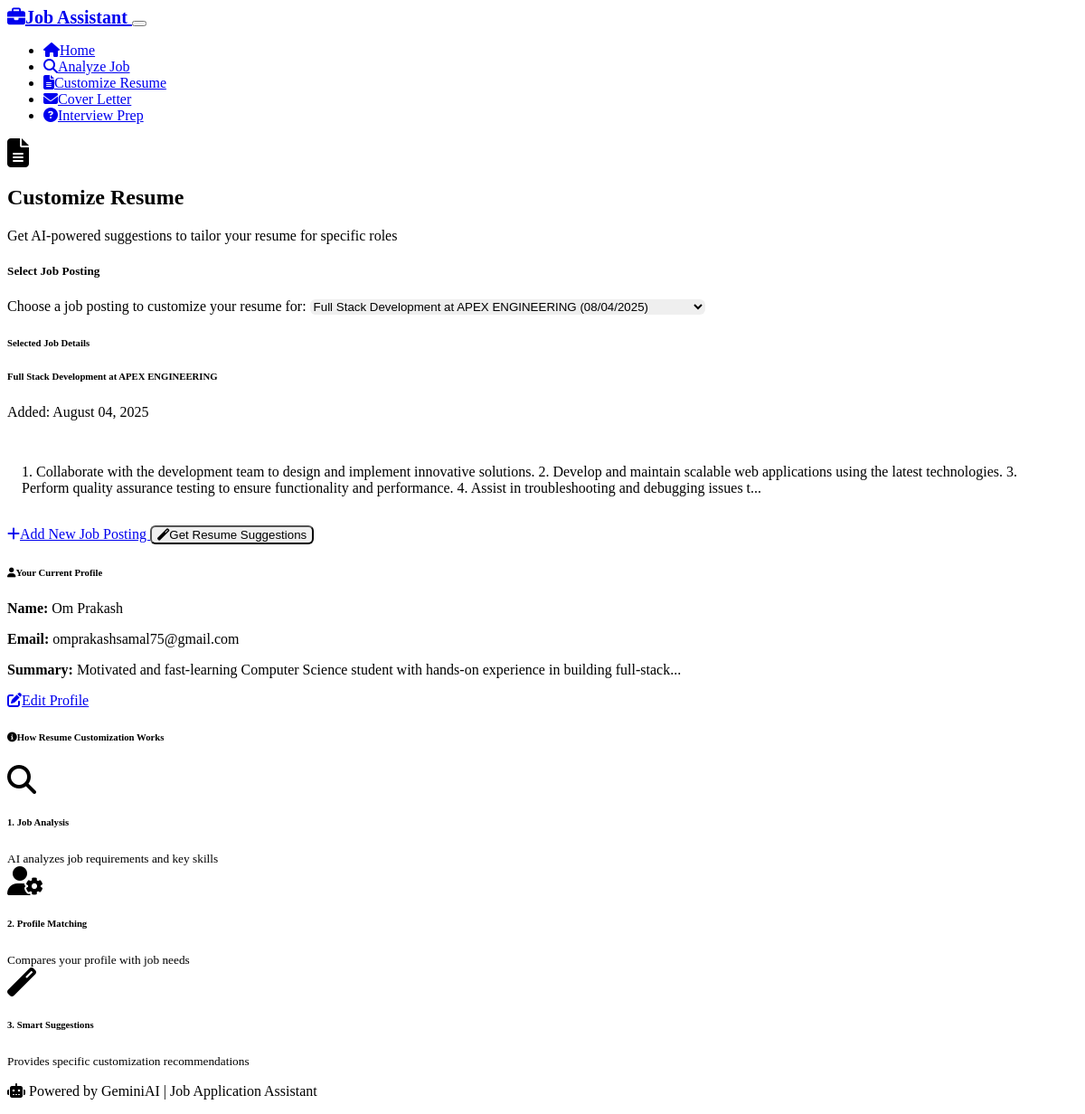
Page /customize_resume?job_id=1 on the committed database.
### models.py (models this page shows, shortened)
class JobPosting(db.Model):
    __tablename__ = 'job_posting'
    id = db.Column(db.Integer, primary_key=True)
    title = db.Column(db.String(200), nullable=False)
    company = db.Column(db.String(100), nullable=False)
    description = db.Column(db.Text, nullable=False)
    requirements = db.Column(db.Text)
    created_at = db.Column(db.DateTime, default=datetime.utcnow)

class UserProfile(db.Model):
    __tablename__ = 'user_profile'
    id = db.Column(db.Integer, primary_key=True)
    name = db.Column(db.String(100), nullable=False)
    email = db.Column(db.String(120), nullable=False)
    phone = db.Column(db.String(20))
    summary = db.Column(db.Text)
    experience = db.Column(db.Text)
    education = db.Column(db.Text)
    skills = db.Column(db.Text)
    created_at = db.Column(db.DateTime, default=datetime.utcnow)
    updated_at = db.Column(db.DateTime, default=datetime.utcnow, onupdate=datetime.utcnow)

### routes.py (the view)
@app.route('/customize_resume')
def customize_resume():
    job_id = request.args.get('job_id')
    job_posting = None
    if job_id:
        job_posting = JobPosting.query.get(job_id)
    jobs = JobPosting.query.order_by(JobPosting.created_at.desc()).limit(10).all()
    profile = UserProfile.query.first()
    return render_template('customize_resume.html',
                         jobs=jobs,
                         selected_job=job_posting,
                         profile=profile)

### templates/customize_resume.html (shortened to what this page needs)
{% extends "base.html" %}
{% block content %}
<div class="container mt-4">
    <div class="row">
        <div class="col-12">
            <div class="d-flex align-items-center mb-4">
                <i class="fas fa-file-alt fa-2x text-success me-3"></i>
                <div>
                    <h2 class="mb-0">Customize Resume</h2>
                    <p class="text-muted mb-0">Get AI-powered suggestions to tailor your resume for specific roles</p>
                </div>
            </div>
        </div>
    </div>
    <div class="row">
        <div class="col-lg-8 mx-auto">
            <div class="card">
                <div class="card-header">
                    <h5 class="card-title mb-0">
                        Select Job Posting
                    </h5>
                </div>
                <div class="card-body">
                    {% if jobs %}
                    <form method="POST" action="{{ url_for('process_resume_customization') }}">
                        <div class="mb-4">
                            <label for="job_id" class="form-label">Choose a job posting to customize your resume for:</label>
                            <select class="form-select" id="job_id" name="job_id" required>
                                {% for job in jobs %}
                                <option value="{{ job.id }}"
                                        {% if selected_job and selected_job.id == job.id %}selected{% endif %}>
                                    {{ job.title }} at {{ job.company }}
                                </option>
                                {% endfor %}
                            </select>
                        </div>
                        {% if selected_job %}
                        <div class="card mb-4">
                            <div class="card-header">
                                <h6 class="mb-0">Selected Job Details</h6>
                            </div>
                            <div class="card-body">
                                <h6><strong>{{ selected_job.title }}</strong> at {{ selected_job.company }}</h6>
                                <p class="text-muted small mb-2">Added: {{ selected_job.created_at.strftime('%B %d, %Y') }}</p>
                                <div class="description-preview">
                                    <p class="mb-0">{{ selected_job.description[:300] }}{% if selected_job.description|length > 300 %}...{% endif %}</p>
                                </div>
                            </div>
                        </div>
                        {% endif %}
                        <div class="d-grid gap-2 d-md-flex justify-content-md-between">
                            <a href="{{ url_for('analyze_job') }}" class="btn btn-outline-primary">
                                <i class="fas fa-plus me-2"></i>Add New Job Posting
                            </a>
                            <button type="submit" class="btn btn-success" {% if not profile %}disabled{% endif %}>
                                <i class="fas fa-magic me-2"></i>Get Resume Suggestions
                            </button>
                        </div>
                    </form>
                    {% endif %}
                </div>
            </div>
            {% if profile %}
            <div class="card mt-4">
                <div class="card-header">
                    <h6 class="card-title mb-0">
                        <i class="fas fa-user me-2"></i>Your Current Profile
                    </h6>
                </div>
                <div class="card-body">
                    <div class="row">
                        <div class="col-md-6">
                            <p><strong>Name:</strong> {{ profile.name }}</p>
                            <p><strong>Email:</strong> {{ profile.email }}</p>
                        </div>
                        <div class="col-md-6">
                            {% if profile.summary %}
                            <p><strong>Summary:</strong> {{ profile.summary[:100] }}{% if profile.summary|length > 100 %}...{% endif %}</p>
                            {% endif %}
                        </div>
                    </div>
                    <a href="{{ url_for('profile') }}" class="btn btn-sm btn-outline-secondary">
                        <i class="fas fa-edit me-1"></i>Edit Profile
                    </a>
                </div>
            </div>
            {% endif %}
            <div class="card mt-4">
                <div class="card-header">
                    <h6 class="card-title mb-0">
                        <i class="fas fa-info-circle me-2 text-info"></i>How Resume Customization Works
                    </h6>
                </div>
                <div class="card-body">
                    <div class="row">
                        <div class="col-md-4 text-center mb-3">
                            <i class="fas fa-search fa-2x text-primary mb-2"></i>
                            <h6>1. Job Analysis</h6>
                            <small class="text-muted">AI analyzes job requirements and key skills</small>
                        </div>
                        <div class="col-md-4 text-center mb-3">
                            <i class="fas fa-user-cog fa-2x text-success mb-2"></i>
                            <h6>2. Profile Matching</h6>
                            <small class="text-muted">Compares your profile with job needs</small>
                        </div>
                        <div class="col-md-4 text-center mb-3">
                            <i class="fas fa-magic fa-2x text-warning mb-2"></i>
                            <h6>3. Smart Suggestions</h6>
                            <small class="text-muted">Provides specific customization recommendations</small>
                        </div>
                    </div>
                </div>
            </div>
        </div>
    </div>
</div>
{% endblock %}

### static/style.css (style rules this page uses)
.card { transition: transform 0.2s ease-in-out, box-shadow 0.2s ease-in-out; }
.form-control, .form-select { border-radius: 0.375rem; border: 1px solid var(--bs-border-color); }
.btn { border-radius: 0.375rem; font-weight: 500; transition: all 0.15s ease-in-out; }
.description-preview { background: var(--bs-secondary-bg); padding: 1rem; border-radius: 0.375rem; border-left: 4px solid var(--bs-primary); }
[data-bs-theme="dark"] .description-preview { background: var(--bs-dark); border-left-color: var(--bs-info); }
[data-bs-theme="dark"] .card { border: 1px solid var(--bs-border-color); }

### rows in the picture
JobPosting: title "Full Stack Development", company "APEX ENGINEERING", created_at "August 04, 2025", description "1. Collaborate with the development team to design and implement innovative solutions. 2. Develop and maintain scalable web applications using the latest technologies. 3. Perform quality assurance testing to ensure functionality and performance. 4. Assist in troubleshooting and debugging issues t"
UserProfile: name "Om Prakash", email "omprakashsamal75@gmail.com", summary "Motivated and fast-learning Computer Science student with hands-on experience in building full-stack"

### other values in the picture
form field job_id "Full Stack Development at APEX ENGINEERING (08/04/2025)"
